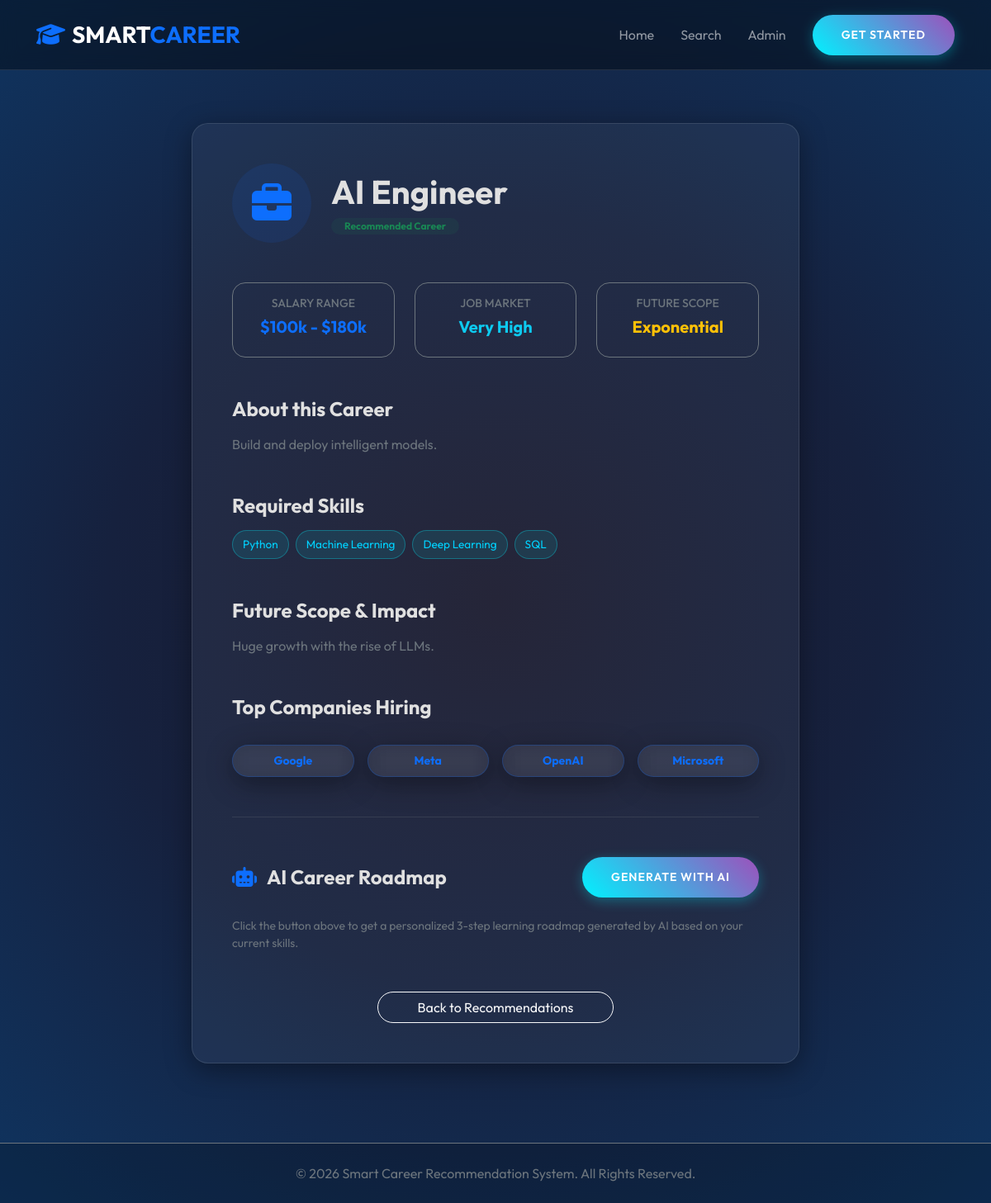
The app's page /career/1 with its own data.
### tables this page shows
CREATE TABLE careers (
        career_id INTEGER PRIMARY KEY AUTOINCREMENT,
        career_name TEXT NOT NULL,
        required_skills TEXT NOT NULL,
        salary TEXT,
        future_scope TEXT,
        companies_hiring TEXT,
        description TEXT
    );

### app.py (the view)
@app.route('/career/<int:career_id>')
def career_detail(career_id):
    career = execute_query("SELECT * FROM careers WHERE career_id = ?", (career_id,), fetch=True)
    if not career: return redirect(url_for('results'))
    return render_template('career_detail.html', career=career[0])

### app.py (called while the page is built)
@app.context_processor
def inject_now():
    from datetime import datetime
    return {'now': datetime.utcnow()}

### database.py (called while the page is built)
def get_db_connection():
    conn = sqlite3.connect(DB_PATH)
    conn.row_factory = sqlite3.Row
    return conn

def execute_query(query, params=None, fetch=False):
    conn = get_db_connection()
    cursor = conn.cursor()
    try:
        if params:
            cursor.execute(query, params)
        else:
            cursor.execute(query)
        if fetch:
            result = [dict(row) for row in cursor.fetchall()]
        else:
            conn.commit()
            result = cursor.lastrowid
        return result
    except Exception as e:
        print(f"Database Error: {e}")
        return [] if fetch else None
    finally:
        conn.close()

### templates/career_detail.html (shortened to what this page needs)
{% extends "layout.html" %}
{% block content %}
<div class="container py-5">
    <div class="row">
        <div class="col-lg-8 mx-auto animate-up">
            <div class="glass p-5">
                <div class="d-flex align-items-center mb-5">
                    <div class="bg-primary bg-opacity-10 p-4 rounded-circle me-4">
                        <i class="fas fa-briefcase fa-3x text-primary"></i>
                    </div>
                    <div>
                        <h1 class="fw-bold mb-0">{{ career.career_name }}</h1>
                        <span class="badge bg-success bg-opacity-10 text-success rounded-pill px-3 mt-2">Recommended Career</span>
                    </div>
                </div>
                <div class="row g-4 mb-5">
                    <div class="col-md-4">
                        <div class="p-3 border border-secondary rounded-4 text-center">
                            <h6 class="text-secondary small text-uppercase">Salary Range</h6>
                            <h5 class="fw-bold text-primary">{{ career.salary }}</h5>
                        </div>
                    </div>
                    <div class="col-md-4">
                        <div class="p-3 border border-secondary rounded-4 text-center">
                            <h6 class="text-secondary small text-uppercase">Job Market</h6>
                            <h5 class="fw-bold text-info">Very High</h5>
                        </div>
                    </div>
                    <div class="col-md-4">
                        <div class="p-3 border border-secondary rounded-4 text-center">
                            <h6 class="text-secondary small text-uppercase">Future Scope</h6>
                            <h5 class="fw-bold text-warning">Exponential</h5>
                        </div>
                    </div>
                </div>
                <div class="mb-5">
                    <h4 class="fw-bold mb-3">About this Career</h4>
                    <p class="text-secondary">{{ career.description }}</p>
                </div>
                <div class="mb-5">
                    <h4 class="fw-bold mb-3">Required Skills</h4>
                    <div class="d-flex flex-wrap gap-2">
                        {% for skill in career.required_skills.split(',') %}
                            <span class="badge-skill">{{ skill.strip() }}</span>
                        {% endfor %}
                    </div>
                </div>
                <div class="mb-5">
                    <h4 class="fw-bold mb-3">Future Scope & Impact</h4>
                    <p class="text-secondary">{{ career.future_scope }}</p>
                </div>
                <div class="mb-5">
                    <h4 class="fw-bold mb-3">Top Companies Hiring</h4>
                    <div class="row row-cols-2 row-cols-md-4 g-3 mt-2">
                        {% for company in career.companies_hiring.split(',') %}
                        <div class="col">
                            <div class="glass p-2 text-center small fw-bold text-primary border-primary border-opacity-25">
                                {{ company.strip() }}
                            </div>
                        </div>
                        {% endfor %}
                    </div>
                </div>
                <div class="mt-5 pt-5 border-top border-secondary border-opacity-25">
                    <div class="d-flex align-items-center justify-content-between mb-4">
                        <h4 class="fw-bold mb-0"><i class="fas fa-robot text-primary me-2"></i> AI Career Roadmap</h4>
                        <button id="generateRoadmap" class="btn btn-primary-custom btn-sm">Generate with AI</button>
                    </div>
                    <div id="roadmapContent" class="text-secondary small">
                        <p>Click the button above to get a personalized 3-step learning roadmap generated by AI based on your current skills.</p>
                    </div>
                </div>
                <div class="text-center mt-5">
                    <a href="{{ url_for('results') }}" class="btn btn-outline-light rounded-pill px-5">Back to Recommendations</a>
                </div>
            </div>
        </div>
    </div>
</div>
{% endblock %}

### static/css/style.css (style rules this page uses)
:root { --bg-color: #050505; --card-bg: rgba(255, 255, 255, 0.05); --primary: #00d2ff; --secondary: #9d50bb; --text-color: #e0e0e0; --accent: #3a1c71; --glass-border: rgba(255, 255, 255, 0.1); --neon-blue: #00f2ff; --neon-purple: #bc13fe; }
body { font-family: 'Outfit', sans-serif; background: radial-gradient(circle at 50% 50%, #1a1a2e 0%, #16213e 50%, #0f3460 100%); background-attachment: fixed; color: var(--text-color); min-height: 100vh; margin: 0; overflow-x: hidden; }
.glass { background: var(--card-bg); backdrop-filter: blur(12px); -webkit-backdrop-filter: blur(12px); border: 1px solid var(--glass-border); border-radius: 20px; box-shadow: 0 8px 32px 0 rgba(0, 0, 0, 0.37); }
.btn-primary-custom { background: linear-gradient(45deg, var(--neon-blue), var(--secondary)); border: none; padding: 14px 35px; border-radius: 50px; color: white; font-weight: 600; transition: all 0.3s; box-shadow: 0 4px 15px rgba(0, 242, 255, 0.3); text-transform: uppercase; letter-spacing: 1px; }
.badge-skill { background: rgba(0, 242, 255, 0.1); color: var(--primary); border: 1px solid rgba(0, 242, 255, 0.3); padding: 6px 12px; border-radius: 20px; font-size: 0.85rem; }
.animate-up { animation: fadeInUp 0.8s cubic-bezier(0.4, 0, 0.2, 1) forwards; }

### records on screen
careers: career_name "AI Engineer", salary "$100k - $180k", description "Build and deploy intelligent models.", future_scope "Huge growth with the rise of LLMs."

### other values on screen
{{ skill.strip() }} "Python" "Machine Learning" "Deep Learning" "SQL"
{{ company.strip() }} "Google" "Meta" "OpenAI" "Microsoft"
